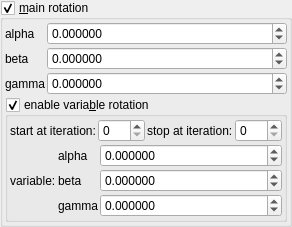
    <widget class="MyGroupBox" name="groupCheck_mandelbox_main_rotation_enabled">
     <property name="title">
      <string>&amp;main rotation</string>
     </property>
     <property name="checkable">
      <bool>true</bool>
     </property>
     <layout class="QVBoxLayout" name="verticalLayout_3" stretch="0,0">
      <property name="spacing">
       <number>2</number>
      </property>
      <property name="leftMargin">
       <number>2</number>
      </property>
      <property name="topMargin">
       <number>2</number>
      </property>
      <property name="rightMargin">
       <number>2</number>
      </property>
      <property name="bottomMargin">
       <number>2</number>
      </property>
      <item>
       <layout class="QGridLayout" name="gridLayout_2" columnstretch="0,1">
        <property name="spacing">
         <number>2</number>
        </property>
        <item row="2" column="0">
         <widget class="QLabel" name="label_15">
          <property name="text">
           <string notr="true">gamma</string>
          </property>
         </widget>
        </item>
        <item row="0" column="0">
         <widget class="QLabel" name="label_13">
          <property name="text">
           <string notr="true">alpha</string>
          </property>
         </widget>
        </item>
        <item row="0" column="1">
         <widget class="MyDoubleSpinBox" name="spinboxd3_mandelbox_rotation_main_x">
          <property name="sizePolicy">
           <sizepolicy hsizetype="Minimum" vsizetype="Maximum">
            <horstretch>0</horstretch>
            <verstretch>0</verstretch>
           </sizepolicy>
          </property>
          <property name="prefix">
           <string/>
          </property>
          <property name="suffix">
           <string/>
          </property>
          <property name="decimals">
           <number>6</number>
          </property>
          <property name="minimum">
           <double>-36000.000000000000000</double>
          </property>
          <property name="maximum">
           <double>36000.000000000000000</double>
          </property>
          <property name="singleStep">
           <double>1.000000000000000</double>
          </property>
         </widget>
        </item>
        <item row="2" column="1">
         <widget class="MyDoubleSpinBox" name="spinboxd3_mandelbox_rotation_main_z">
          <property name="sizePolicy">
           <sizepolicy hsizetype="Minimum" vsizetype="Maximum">
            <horstretch>0</horstretch>
            <verstretch>0</verstretch>
           </sizepolicy>
          </property>
          <property name="prefix">
           <string/>
          </property>
          <property name="suffix">
           <string/>
          </property>
          <property name="decimals">
           <number>6</number>
          </property>
          <property name="minimum">
           <double>-36000.000000000000000</double>
          </property>
          <property name="maximum">
           <double>36000.000000000000000</double>
          </property>
          <property name="singleStep">
           <double>1.000000000000000</double>
          </property>
         </widget>
        </item>
        <item row="1" column="1">
         <widget class="MyDoubleSpinBox" name="spinboxd3_mandelbox_rotation_main_y">
          <property name="sizePolicy">
           <sizepolicy hsizetype="Minimum" vsizetype="Maximum">
            <horstretch>0</horstretch>
            <verstretch>0</verstretch>
           </sizepolicy>
          </property>
          <property name="prefix">
           <string/>
          </property>
          <property name="suffix">
           <string/>
          </property>
          <property name="decimals">
           <number>6</number>
          </property>
          <property name="minimum">
           <double>-36000.000000000000000</double>
          </property>
          <property name="maximum">
           <double>36000.000000000000000</double>
          </property>
          <property name="singleStep">
           <double>1.000000000000000</double>
          </property>
         </widget>
        </item>
        <item row="1" column="0">
         <widget class="QLabel" name="label_14">
          <property name="text">
           <string notr="true">beta</string>
          </property>
         </widget>
        </item>
       </layout>
      </item>
      <item>
       <widget class="MyGroupBox" name="groupCheck_transf_function_enabledP_false">
        <property name="title">
         <string>enable varia&amp;ble rotation</string>
        </property>
        <property name="checkable">
         <bool>true</bool>
        </property>
        <layout class="QVBoxLayout" name="verticalLayout_16" stretch="0,0">
         <property name="spacing">
          <number>2</number>
         </property>
         <property name="leftMargin">
          <number>2</number>
         </property>
         <property name="topMargin">
          <number>2</number>
         </property>
         <property name="rightMargin">
          <number>2</number>
         </property>
         <property name="bottomMargin">
          <number>2</number>
         </property>
         <item>
          <layout class="QHBoxLayout" name="horizontalLayout_22" stretch="0,1,0,1">
           <item>
            <widget class="QLabel" name="label_105">
             <property name="text">
              <string>start at iteration:</string>
             </property>
            </widget>
           </item>
           <item>
            <widget class="MySpinBox" name="spinboxInt_transf_start_iterations">
             <property name="sizePolicy">
              <sizepolicy hsizetype="Minimum" vsizetype="Maximum">
               <horstretch>0</horstretch>
               <verstretch>0</verstretch>
              </sizepolicy>
             </property>
             <property name="minimum">
              <number>0</number>
             </property>
             <property name="maximum">
              <number>999</number>
             </property>
             <property name="value">
              <number>0</number>
             </property>
            </widget>
           </item>
           <item>
            <widget class="QLabel" name="label_87">
             <property name="text">
              <string>stop at iteration:</string>
             </property>
            </widget>
           </item>
           <item>
            <widget class="MySpinBox" name="spinboxInt_transf_stop_iterations">
             <property name="sizePolicy">
              <sizepolicy hsizetype="Preferred" vsizetype="Maximum">
               <horstretch>0</horstretch>
               <verstretch>0</verstretch>
              </sizepolicy>
             </property>
             <property name="maximum">
              <number>999</number>
             </property>
            </widget>
           </item>
          </layout>
         </item>
         <item>
          <layout class="QGridLayout" name="gridLayout_44" columnstretch="0,0,1">
           <property name="spacing">
            <number>2</number>
           </property>
           <item row="2" column="2">
            <widget class="MyDoubleSpinBox" name="spinbox3_transf_offset_000_z">
             <property name="sizePolicy">
              <sizepolicy hsizetype="Minimum" vsizetype="Maximum">
               <horstretch>0</horstretch>
               <verstretch>0</verstretch>
              </sizepolicy>
             </property>
             <property name="prefix">
              <string/>
             </property>
             <property name="suffix">
              <string/>
             </property>
             <property name="decimals">
              <number>6</number>
             </property>
             <property name="minimum">
              <double>-36000.000000000000000</double>
             </property>
             <property name="maximum">
              <double>36000.000000000000000</double>
             </property>
             <property name="singleStep">
              <double>1.000000000000000</double>
             </property>
            </widget>
           </item>
           <item row="1" column="1">
            <widget class="QLabel" name="label_166">
             <property name="text">
              <string notr="true">beta</string>
             </property>
            </widget>
           </item>
           <item row="0" column="1">
            <widget class="QLabel" name="label_168">
             <property name="text">
              <string notr="true">alpha</string>
             </property>
            </widget>
           </item>
           <item row="0" column="2">
            <widget class="MyDoubleSpinBox" name="spinbox3_transf_offset_000_x">
             <property name="sizePolicy">
              <sizepolicy hsizetype="Minimum" vsizetype="Maximum">
               <horstretch>0</horstretch>
               <verstretch>0</verstretch>
              </sizepolicy>
             </property>
             <property name="prefix">
              <string/>
             </property>
             <property name="suffix">
              <string/>
             </property>
             <property name="decimals">
              <number>6</number>
             </property>
             <property name="minimum">
              <double>-36000.000000000000000</double>
             </property>
             <property name="maximum">
              <double>36000.000000000000000</double>
             </property>
             <property name="singleStep">
              <double>1.000000000000000</double>
             </property>
            </widget>
           </item>
           <item row="1" column="2">
            <widget class="MyDoubleSpinBox" name="spinbox3_transf_offset_000_y">
             <property name="sizePolicy">
              <sizepolicy hsizetype="Minimum" vsizetype="Maximum">
               <horstretch>0</horstretch>
               <verstretch>0</verstretch>
              </sizepolicy>
             </property>
             <property name="prefix">
              <string/>
             </property>
             <property name="suffix">
              <string/>
             </property>
             <property name="decimals">
              <number>6</number>
             </property>
             <property name="minimum">
              <double>-36000.000000000000000</double>
             </property>
             <property name="maximum">
              <double>36000.000000000000000</double>
             </property>
             <property name="singleStep">
              <double>1.000000000000000</double>
             </property>
            </widget>
           </item>
           <item row="2" column="1">
            <widget class="QLabel" name="label_164">
             <property name="text">
              <string notr="true">gamma</string>
             </property>
            </widget>
           </item>
           <item row="1" column="0">
            <widget class="QLabel" name="label_170">
             <property name="text">
              <string>variable:</string>
             </property>
            </widget>
           </item>
          </layout>
         </item>
        </layout>
       </widget>
      </item>
     </layout>
    </widget>
